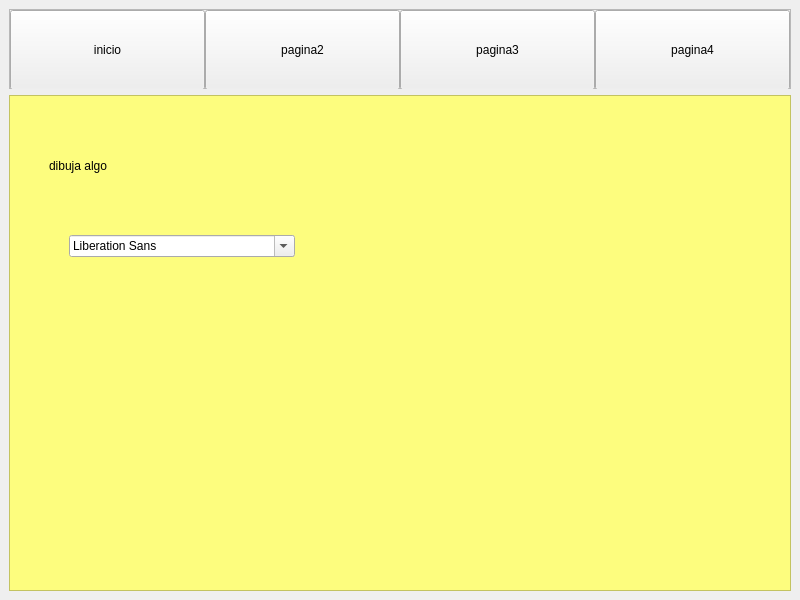
<?xml version="1.0" encoding="UTF-8"?>
<ui version="4.0">
 <class>MainWindow</class>
 <widget class="QMainWindow" name="MainWindow">
  <property name="geometry">
   <rect>
    <x>0</x>
    <y>0</y>
    <width>800</width>
    <height>600</height>
   </rect>
  </property>
  <property name="windowTitle">
   <string>Probando QDialog</string>
  </property>
  <widget class="QWidget" name="centralwidget">
   <layout class="QVBoxLayout" name="verticalLayout">
    <item>
     <widget class="QFrame" name="frame_2">
      <property name="minimumSize">
       <size>
        <width>0</width>
        <height>80</height>
       </size>
      </property>
      <property name="maximumSize">
       <size>
        <width>16777215</width>
        <height>80</height>
       </size>
      </property>
      <property name="frameShape">
       <enum>QFrame::StyledPanel</enum>
      </property>
      <property name="frameShadow">
       <enum>QFrame::Raised</enum>
      </property>
      <layout class="QHBoxLayout" name="horizontalLayout">
       <property name="spacing">
        <number>0</number>
       </property>
       <property name="leftMargin">
        <number>0</number>
       </property>
       <property name="topMargin">
        <number>0</number>
       </property>
       <property name="rightMargin">
        <number>0</number>
       </property>
       <property name="bottomMargin">
        <number>0</number>
       </property>
       <item>
        <widget class="QPushButton" name="btn1">
         <property name="minimumSize">
          <size>
           <width>0</width>
           <height>80</height>
          </size>
         </property>
         <property name="text">
          <string>inicio</string>
         </property>
        </widget>
       </item>
       <item>
        <widget class="QPushButton" name="btn2">
         <property name="minimumSize">
          <size>
           <width>0</width>
           <height>80</height>
          </size>
         </property>
         <property name="text">
          <string>pagina2</string>
         </property>
        </widget>
       </item>
       <item>
        <widget class="QPushButton" name="btn3">
         <property name="minimumSize">
          <size>
           <width>0</width>
           <height>80</height>
          </size>
         </property>
         <property name="text">
          <string>pagina3</string>
         </property>
        </widget>
       </item>
       <item>
        <widget class="QPushButton" name="btn4">
         <property name="minimumSize">
          <size>
           <width>0</width>
           <height>80</height>
          </size>
         </property>
         <property name="text">
          <string>pagina4</string>
         </property>
        </widget>
       </item>
      </layout>
     </widget>
    </item>
    <item>
     <widget class="QFrame" name="frame">
      <property name="styleSheet">
       <string notr="true">QLabel{
	font: 15pt Bold &quot;Arial&quot;;
}
QLineEdit{
	font: 15pt Bold &quot;Arial&quot;;
}
QPushButton{
	font: 15pt Bold &quot;Arial&quot;;
}
QFrame{
	
	background-color: rgb(253, 253, 126);
}</string>
      </property>
      <property name="frameShape">
       <enum>QFrame::StyledPanel</enum>
      </property>
      <property name="frameShadow">
       <enum>QFrame::Raised</enum>
      </property>
      <layout class="QVBoxLayout" name="verticalLayout_2">
       <item>
        <widget class="QStackedWidget" name="stackedWidget">
         <property name="currentIndex">
          <number>1</number>
         </property>
         <widget class="QWidget" name="page1">
          <widget class="QLabel" name="label">
           <property name="geometry">
            <rect>
             <x>40</x>
             <y>100</y>
             <width>181</width>
             <height>41</height>
            </rect>
           </property>
           <property name="text">
            <string>Nombre:</string>
           </property>
          </widget>
          <widget class="QLineEdit" name="lineEdit">
           <property name="geometry">
            <rect>
             <x>240</x>
             <y>100</y>
             <width>281</width>
             <height>41</height>
            </rect>
           </property>
          </widget>
          <widget class="QPushButton" name="pushButton">
           <property name="geometry">
            <rect>
             <x>250</x>
             <y>180</y>
             <width>271</width>
             <height>51</height>
            </rect>
           </property>
           <property name="text">
            <string>Ingresar</string>
           </property>
          </widget>
         </widget>
         <widget class="QWidget" name="page2">
          <widget class="QLabel" name="label_2">
           <property name="geometry">
            <rect>
             <x>30</x>
             <y>20</y>
             <width>271</width>
             <height>81</height>
            </rect>
           </property>
           <property name="text">
            <string>dibuja algo</string>
           </property>
           <property name="buddy">
            <cstring>fontComboBox</cstring>
           </property>
          </widget>
          <widget class="QFontComboBox" name="fontComboBox">
           <property name="geometry">
            <rect>
             <x>50</x>
             <y>130</y>
             <width>226</width>
             <height>22</height>
            </rect>
           </property>
          </widget>
         </widget>
         <widget class="QWidget" name="page3">
          <layout class="QVBoxLayout" name="verticalLayout_3">
           <item>
            <widget class="QLabel" name="label_3">
             <property name="text">
              <string>pagina 3</string>
             </property>
            </widget>
           </item>
           <item>
            <widget class="QTableWidget" name="tableWidget">
             <property name="minimumSize">
              <size>
               <width>720</width>
               <height>380</height>
              </size>
             </property>
             <column>
              <property name="text">
               <string>dni</string>
              </property>
             </column>
             <column>
              <property name="text">
               <string>nombre</string>
              </property>
             </column>
             <column>
              <property name="text">
               <string>localidad</string>
              </property>
             </column>
             <column>
              <property name="text">
               <string>provincia</string>
              </property>
             </column>
            </widget>
           </item>
          </layout>
         </widget>
         <widget class="QWidget" name="page4">
          <widget class="QPushButton" name="pushButton_3">
           <property name="geometry">
            <rect>
             <x>532</x>
             <y>380</y>
             <width>161</width>
             <height>41</height>
            </rect>
           </property>
           <property name="text">
            <string>salir</string>
           </property>
          </widget>
         </widget>
        </widget>
       </item>
      </layout>
     </widget>
    </item>
   </layout>
  </widget>
 </widget>
 <resources/>
 <connections>
  <connection>
   <sender>pushButton_3</sender>
   <signal>clicked()</signal>
   <receiver>MainWindow</receiver>
   <slot>close()</slot>
   <hints>
    <hint type="sourcelabel">
     <x>671</x>
     <y>508</y>
    </hint>
    <hint type="destinationlabel">
     <x>800</x>
     <y>413</y>
    </hint>
   </hints>
  </connection>
  <connection>
   <sender>fontComboBox</sender>
   <signal>currentTextChanged(QString)</signal>
   <receiver>label_2</receiver>
   <slot>setText(QString)</slot>
   <hints>
    <hint type="sourcelabel">
     <x>177</x>
     <y>249</y>
    </hint>
    <hint type="destinationlabel">
     <x>194</x>
     <y>180</y>
    </hint>
   </hints>
  </connection>
 </connections>
</ui>
